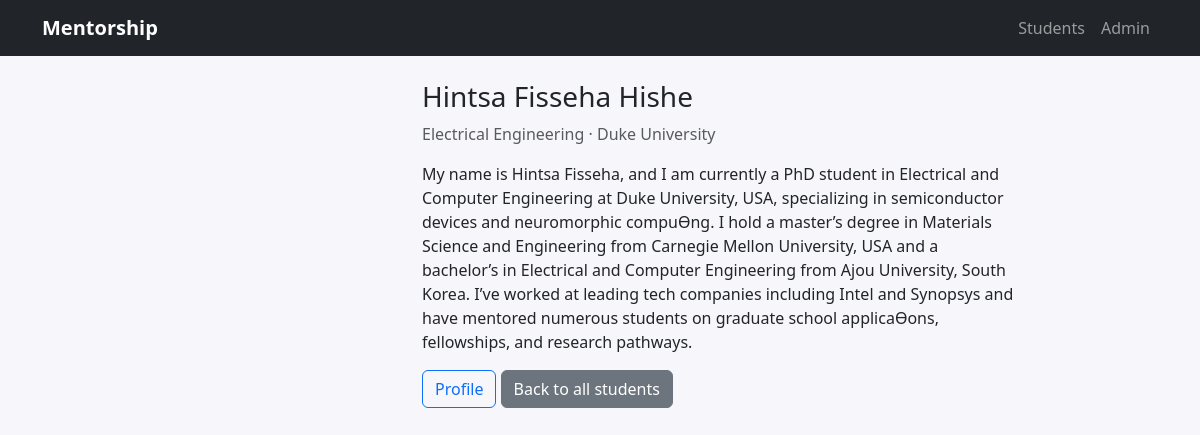
The app's page /students/1/ with its own data.
### students/models.py (models this page shows, shortened)
class Student(models.Model):
    name = models.CharField(max_length=120)
    program = models.CharField(max_length=120, blank=True)
    university = models.CharField(max_length=120, blank=True)
    bio = models.TextField(blank=True)
    profile_url = models.URLField(blank=True, help_text="Optional: LinkedIn/Personal site")
    photo_url = models.URLField(blank=True, help_text="Temporary: external image URL")
    created_at = models.DateTimeField(auto_now_add=True)
    class Meta:
        ordering = ["name"]

### students/views.py (the view)
# urls.py: path('students/<int:pk>/', views.student_detail, name='detail'),
def student_detail(request, pk):
    student = get_object_or_404(Student, pk=pk)
    return render(request, 'students/student_detail.html', {"student": student})

### students/templates/students/student_detail.html (shortened to what this page needs)
{% extends 'base.html' %}
{% block content %}
  <div class="row g-4 align-items-center">
    <div class="col-12 col-md-4">
    </div>
    <div class="col-12 col-md-8">
      <h1 class="h3">{{ student.name }}</h1>
      <p class="text-muted">{{ student.program }}{% if student.university %} · {{ student.university }}{% endif %}</p>
      <p>{{ student.bio|linebreaks }}</p>
      {% if student.profile_url %}
        <a class="btn btn-outline-primary" href="{{ student.profile_url }}" target="_blank" rel="noopener">Profile</a>
      {% endif %}
      <a class="btn btn-secondary" href="{% url 'students:list' %}">Back to all students</a>
    </div>
  </div>
{% endblock %}

### static/css/styles.css (style rules this page uses)
body { background: #f7f7fb; }

### records on screen
Student: name "Hintsa Fisseha Hishe", program "Electrical Engineering", university "Duke University", bio "My name is Hintsa Fisseha, and I am currently a PhD student in Electrical and Computer Engineering at Duke University, USA, specializing in semiconductor devices and neuromorphic compuƟng. I hold a master’s degree in Materials Science and Engineering from Carnegie Mellon University, USA and a bachelor’s in Electrical and Computer Engineering from Ajou University, South Korea. I’ve worked at leading tech companies including Intel and Synopsys and have mentored numerous students on graduate school applicaƟons, fellowships, and research pathways."
